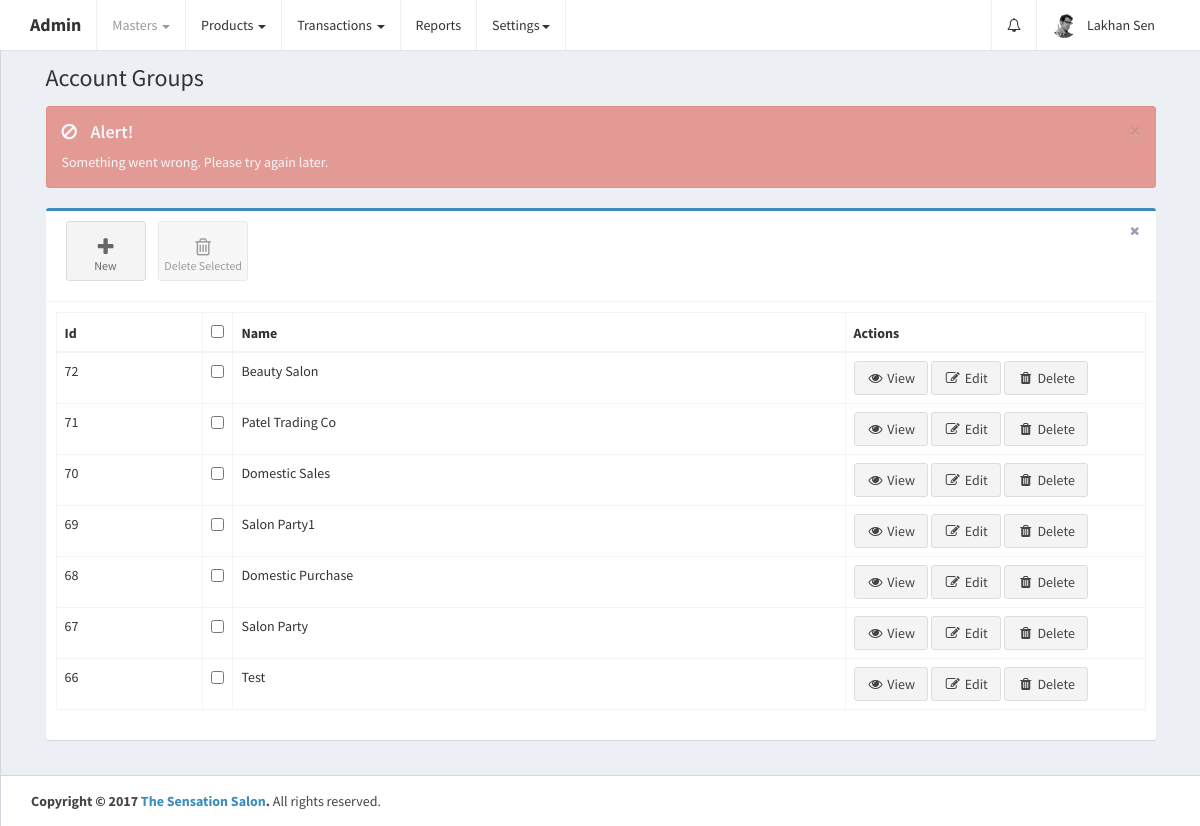
Page /home.php?controller=accountgroup&action=getall (signed in) on the committed database.
### tables this page shows
CREATE TABLE `account_groups` (
  `id` int(11) UNSIGNED NOT NULL,
  `parent_id` int(11) NOT NULL DEFAULT '0',
  `name` varchar(255) NOT NULL,
  `opening_balance` double DEFAULT NULL,
  `contact_person` varchar(255) DEFAULT NULL,
  `area` varchar(255) DEFAULT NULL,
  `city` varchar(255) DEFAULT NULL,
  `pincode` varchar(255) DEFAULT NULL,
  `gst_state_code_id` int(11) DEFAULT NULL,
  `email` varchar(255) DEFAULT NULL,
  `mobile1` varchar(255) DEFAULT NULL,
  `mobile2` varchar(255) DEFAULT NULL,
  `bank_name` varchar(255) DEFAULT NULL,
  `bank_branch` varchar(255) DEFAULT NULL,
  `ifsc_code` varchar(255) DEFAULT NULL,
  `bank_account_no` varchar(255) DEFAULT NULL,
  `pan` varchar(255) DEFAULT NULL,
  `gst_type_id` int(11) DEFAULT NULL,
  `gstin` varchar(255) DEFAULT NULL,
  `brand_ids` varchar(255) DEFAULT NULL,
  `is_default` tinyint(1) NOT NULL DEFAULT '0',
  `is_deleted` tinyint(1) DEFAULT '0',
  `created_at` datetime NOT NULL DEFAULT CURRENT_TIMESTAMP,
  `updated_at` datetime NOT NULL DEFAULT CURRENT_TIMESTAMP ON UPDATE CURRENT_TIMESTAMP
);

### controllers/AccountgroupController.php (called while the page is built, shortened)
<?php
class AccountgroupController {
    public $accountgroupobj;
    public function __construct() {
        require_once 'models/AccountGroup.php';
        $this->accountgroupobj = new AccountGroup();
    }
    public function getall() {
        $account_groups_res = $this->accountgroupobj->getall();
        if ($account_groups_res->num_rows > 0) {
            while ($account_group = $account_groups_res->fetch_assoc()) {
                $account_group['name'] = ucwords($account_group['name']);
                $account_groups[] = $account_group;
            }
        }
        require_once APP_DIR . '/views/layout.php';
    }
}
?>

### home.php (called while the page is built, shortened)
<?php
require_once 'config/database.php';
require_once 'config/routes.php';
?>

### models/AccountGroup.php (called while the page is built, shortened)
<?php
class AccountGroup {
    public $conn;
    public function __construct() {
        $db = new Database();
        $this->conn = $db->connect();
    }
    public function getall() {
        $account_groups = $this->conn->query('SELECT * FROM account_groups WHERE is_deleted!="1" ORDER BY id DESC');
        return $account_groups;
    }
}
?>

### config/Database.php (called while the page is built)
<?php
class Database {
    public function connect() {
        $conn = new mysqli('localhost', 'root', '', 'thesensationbeautycentre');
        if ($conn->connect_error) {
            die("Connection failed: " . $conn->connect_error);
        } else {
            return $conn;
        }
    }
}
?>

### views/account_groups.php (the view, shortened to what this page needs)
<link rel="stylesheet" href="public/plugins/datatables/dataTables.bootstrap.css">
<div class="alert alert-dismissible" style="display: none;">
    <button type="button" class="close" data-dismiss="alert" aria-hidden="true">&times;</button>
    <h4></h4><p></p>
</div>
<div class="row">
    <div class="col-xs-12">
        <div class="box box-primary">
            <div class="box-header with-border">
                <a class="btn btn-app" href="?controller=accountgroup&action=add">
                    <i class="fa fa-plus"></i> New
                </a>
                <button class="btn btn-app" id="delete_selected">
                    <i class="fa fa-trash-o"></i> Delete Selected
                </button>
                <div class="box-tools pull-right">
                    <button type="button" class="btn btn-box-tool" data-widget="remove"><i class="fa fa-times"></i></button>
                </div>
            </div>
            <div class="box-body">
                <div class="table-responsive">
                    <table id="ac_groups_table" class="table table-bordered table-hover" role="grid" aria-describedby="ac_groups_table_info">
                        <thead>
                            <tr>
                                <th>Id</th>
                                <th data-orderable="false" width="20px">
                                    <input type="checkbox" class="select-all">
                                </th>
                                <th>Name</th>
                                <th data-orderable="false" width="300px">Actions</th>
                            </tr>
                        </thead>
                        <?php
                        if (isset($account_groups)) {
                            if (count($account_groups) > 0) {
                                ?>
                                <tbody>
                                    <?php
                                    foreach ($account_groups as $account_group) {
                                        if ($account_group['is_default'] == '0') {
                                            ?>
                                            <tr id="tr_<?php echo $account_group['id']; ?>">
                                                <td><?php echo $account_group['id']; ?></td>
                                                <td>
                                                    <input type="checkbox" name="select_ac_groups[]" data-id="<?php echo $account_group['id']; ?>">
                                                </td>
                                                <td><?php echo ucwords($account_group['name']); ?></td>
                                                <td>
                                                    <a href="?controller=accountgroup&action=get&id=<?php echo $account_group['id']; ?>" class="btn btn-default"><i class="fa fa-fw fa-eye"></i> View</a>
                                                    <a href="?controller=accountgroup&action=update&id=<?php echo $account_group['id']; ?>" class="btn btn-default"><i class="fa fa-fw fa-pencil-square-o"></i> Edit</a>
                                                    <a href="" class="delete btn btn-default" data-id="<?php echo $account_group['id']; ?>"><i class="fa fa-fw fa-trash"></i> Delete</a>
                                                </td>
                                            </tr>
                                            <?php
                                        }
                                    }
                                    ?>
                                </tbody>
                                <?php
                            }
                        }
                        ?>
                    </table>
                </div>
            </div>
        </div>
    </div>
</div>

### views/account_groups.php (style rules this page uses)
.table-responsive { overflow-x: initial; }

### rows in the picture
account_groups: id "72", name "Beauty Salon"
account_groups: id "71", name "Patel Trading Co"
account_groups: id "70", name "Domestic Sales"
account_groups: id "69", name "Salon Party1"
account_groups: id "68", name "Domestic Purchase"
account_groups: id "67", name "Salon Party"
account_groups: id "66", name "Test"

### other values in the picture
$_SESSION['admin'] "Lakhan Sen"
$page_header "Account Groups"
